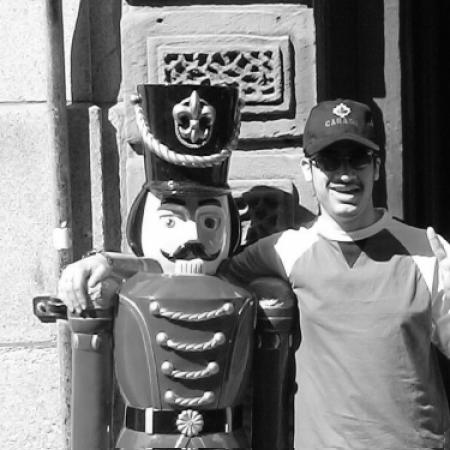
#> input picture Multimedia/hw3/2.tif, 450 x 450 px
$ jupyter execute 9626903_MahdiHeidari_HW3.ipynb
#> lines starting #> are read from the running program, lines starting #| are printed output that depends on the picture; long printed decimals are rounded
### import necessary libraries

* cv2 ( [pypi.org](https://pypi.org/project/opencv-python) )
```
pip install opencv-python
```

* matplotlib ( [pypi.org](https://pypi.org/project/matplotlib), [matplotlib.org](https://matplotlib.org/stable/users/installing.html) )
```
pip install matplotlib
```

* PIL ( [pypi.org](https://pypi.org/project/Pillow), [pillow.readthedocs.io](https://pillow.readthedocs.io/en/stable/installation.html) )
```
pip install Pillow
```

* numpy ( [pypi.org](https://pypi.org/project/numpy), [numpy.org](https://numpy.org/install) )
```
pip install numpy
```

* skimage ( [pypi.org](https://pypi.org/project/scikit-image), [scikit-image.org](https://scikit-image.org/docs/dev/install.html) )
```
pip install -U scikit-image
```

* scipy ( [pypi.org](https://pypi.org/project/scipy), [scipy.org](https://scipy.org/install) )
```
pip install scipy
```
---
### Install all packages
```bash
python -m pip install -U --user numpy scipy matplotlib ipython jupyter pandas sympy nose opencv-python Pillow scikit-image
```

[cell 1]
import cv2

import matplotlib.image as mpimg
import matplotlib.pyplot as plt

from PIL import Image

import numpy as np

from skimage.io import imshow, imread
from skimage.color import rgb2gray
from skimage import img_as_ubyte, img_as_float
from skimage.exposure import histogram, cumulative_distribution
from skimage.metrics import mean_squared_error as sk_mse
from skimage.metrics import peak_signal_noise_ratio as sk_psnr

#import scipy
from scipy.fftpack import fft, dct, ifft, idct
import itertools
from math import log10, sqrt

### function for show image

[cell 2]
def ShowImage(img, title="no title", subplot=111):
    if type(subplot)!=tuple :
        plt.subplot(subplot)
    else :
        plt.subplot(*subplot)
    plt.imshow( img, cmap='gray', vmin=0, vmax=255 )
    plt.title( title, fontweight ="bold")

### read image in 2D array

[cell 3]
image = cv2.imread('2.tif', cv2.IMREAD_GRAYSCALE)
#> image is the input picture: shape (450, 450); min 0, max 255, mean 126.4

[cell 4]
image.shape
#> Out = (450, 450)

[cell 5]
plt.figure(figsize=[10, 10])
ShowImage(image, "Orginal")

## Q1

<div align='right' dir="rtl" style='font-family:"B Nazanin"; font-size:20px; line-height: 200%;'><p>

تابع hist_cdf از تکلیف قبلی برای محاسبه و نمایش pdf و cdf
اگر آرگومان returned برابر True باشد، cdf بازگردانده میشود
</p></div>

[cell 6]
def hist_cdf(img, returned=False):
#> called with returned = False
    hist_array, bin_array = np.histogram(img.flatten(), 256, [0, 256])
#> hist_array = 256 values, max 1975 at index 15, min 1 at index 1, mean 791; bin_array = 257 values from 0 to 256

    cdf = hist_array.cumsum() / img.size
#> cdf = 256 values from 3.95e-05 to 1

    if returned :
        return cdf

    plt.figure(figsize=[15, 5])

    plt.subplot(121)
    plt.xlim(min(bin_array), max(bin_array))
    plt.grid(axis='y', alpha=0.75)
    plt.xlabel('intensity levels', fontsize=20)
    plt.ylabel('frequency', fontsize=20)
    plt.title('PDF', fontsize=25)
    plt.hist(img.flatten(), 256, [0, 256], color='blue')
    #plt.bar(bin_array[:-1], hist_array, width=0.5, color='blue')

    plt.subplot(122)
    plt.xlim(min(bin_array), max(bin_array))
    plt.grid(axis='y', alpha=0.75)
    plt.xlabel('intensity levels', fontsize=20)
    plt.ylabel('cumulative probabilities', fontsize=20)
    plt.title('CDF', fontsize=25)
    plt.plot( cdf , color='red')
    #plt.bar(bin_array[:-1], cdf, width=0.5, color='red')

    plt.show()
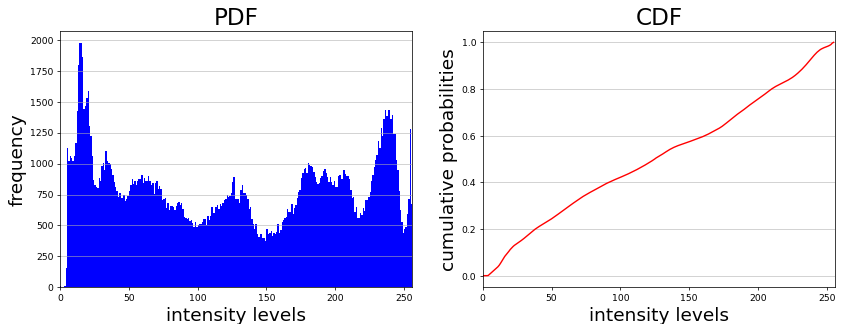
#> figure drawn by matplotlib, 2 panels; panel 1: tallest bar 1975 high, from x = 15 to 16; panel 2: curve peaks at x = 255, y = 1

<div align='right' dir="rtl" style='font-family:"B Nazanin"; font-size:20px; line-height: 200%;'><p>

تابع hist_median ابتدا بررسی میکند n بین 2 و 6 باشد
سپس cdf تصویر مدنظر را حساب میکند
سپس میانه هارا محاسبه میکند و ایندکس آنها را در متغیر medians میریزد
طبق خواسته سوال باید مقدار میانگین دو بازه مجاور جایگزین شود، پس مقدار 0 و 255 را به ابتدا و انتهای لیست اضافه میکنیم و در متغییر tmp ذخیره میکنیم

سپس یک آرایه ب سایز 256 میسازیم که یک map ساده انجام میدهد و میگوییم به ازای هر مقدار، چه مقداری را جایگرین کند، برای اینکار به طول سایز اختلاف دو میانه، میانگینشان را تکرار میکنیم

اگر پارامتر returned مقدار True داشته باشد، cdf تصویر رسم میشود
</p></div>

[cell 7]
def hist_median(image, n=2, returned=False, show=True):
#> called with n = 2, returned = True, show = True
    assert 2<=n<=6, 'n should between 2 and 6'

    cdf = hist_cdf(image, True)
#> cdf = 256 values from 3.95e-05 to 1

    medians = [ np.where( cdf>=((1/2**n)*i) )[0][0]  for i in range(1, 2**n) ]
#> medians = [52, 125, 199]
    tmp = [0, *medians, 255 ]
#> tmp = [0, 52, 125, 199, 255]

    print(medians)
#| [52, 125, 199]

    vals  = [ (i+j)//2 for i,j in zip(tmp, tmp[1:]) ]
#> vals = [26, 88, 162, 227]
    count = [ (j-i)    for i,j in zip(tmp, tmp[1:]) ]
#> count = [52, 73, 74, 56]
    count[0] += 1

    medianFunction = np.array(  list( itertools.chain( *[ [j]*i for i, j in zip(count, vals)] ) ) ,
         dtype=np.uint8)
#> medianFunction = 256 values from 26 to 227

    medianedImg = medianFunction[image]
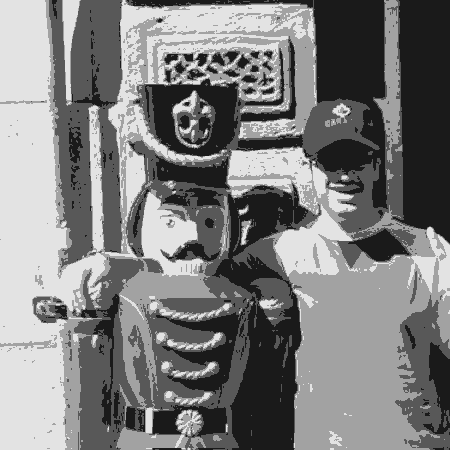
#> medianedImg: shape (450, 450); min 26, max 227, mean 125.5

    if show:
        hist_cdf( medianedImg )
#> call 3 of hist_cdf, with returned = False
#> in hist_cdf (call 3), `hist_array, bin_array = np.histogram(img.flatten(), 256, [0, 256])`: hist_array = 256 values, max 51085 at index 162, min 0 at index 0, mean 791
#> in hist_cdf (call 3), `cdf = hist_array.cumsum() / img.size`: cdf = 256 values from 0 to 1
#> in hist_cdf (call 3), `plt.show()`:
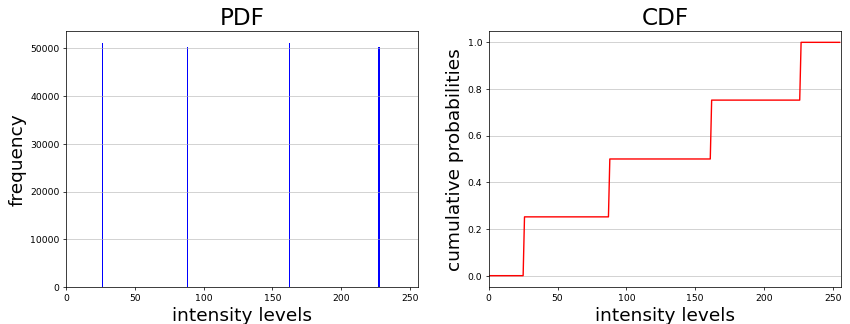
#> figure drawn by matplotlib, 2 panels; panel 1: tallest bar 51085 high, from x = 162 to 163; panel 2: curve peaks at x = 227, y = 1

    if returned:
        return medianedImg

[cell 8]
hist_cdf(image)

[cell 9]
medianedImg = hist_median(image, 2, True)

[cell 10]
simpleQuantizationImg = (image//64)*64
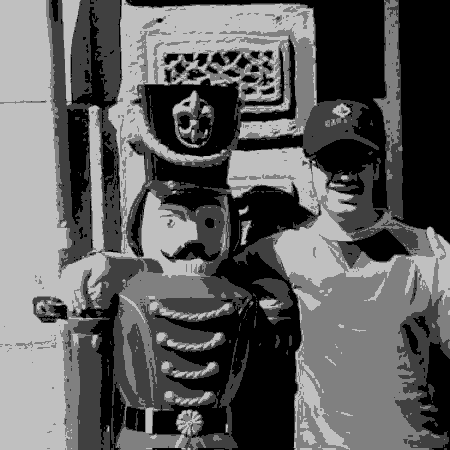
#> simpleQuantizationImg: shape (450, 450); min 0, max 192, mean 94.4

<div align='right' dir="rtl" style='font-family:"B Nazanin"; font-size:20px; line-height: 200%;'><p>

همانطور که مشاهده میشود simpleQuantizationImg تیره تر است نسبت به کوانتزیناسیون به روش میانه و منطقی نیز هست (برای مثال اعداد بین 0 تا 63 مقدار 0 اتخاذ میکنند)
</p></div>

[cell 11]
plt.figure(figsize=[25, 25])
ShowImage(medianedImg, "medianedImg", 121)
ShowImage(simpleQuantizationImg, "simpleQuantizationImg", 122)

## Q2

### Useful links
+ https://inst.eecs.berkeley.edu/~ee123/sp16/Sections/JPEG_DCT_Demo.html

### Define 2D DCT and IDCT

[cell 12]
# implement 2D DCT
def dct2(block):
    return dct(dct( block.T, norm = 'ortho').T, norm = 'ortho')
    return dct(dct( block, axis=0, norm='ortho' ), axis=1, norm='ortho' )

# implement 2D IDCT
def idct2(block):
    return idct(idct( block.T, norm = 'ortho').T, norm = 'ortho')
    return idct(idct( block, axis=0 , norm='ortho'), axis=1 , norm='ortho')

<div align='right' dir="rtl" style='font-family:"B Nazanin"; font-size:20px; line-height: 200%;'><p>

تابعی جهت تغییر سایز تصویر

</p></div>

[cell 13]
def imresize(Input_image, dim , interpolation=cv2.INTER_LINEAR):
    return cv2.resize(Input_image, dim[::-1] , interpolation=interpolation)

<div align='right' dir="rtl" style='font-family:"B Nazanin"; font-size:20px; line-height: 200%;'><p>

تابعی جهت محاسبه PSNR
</p></div>

[cell 14]
def my_PSNR(original, compressed):
    mse = np.mean((original - compressed) ** 2)
    if(mse == 0):  # MSE is zero means no noise is present in the signal .
                  # Therefore PSNR have no importance.
        return 100
    max_pixel = 255.0
    psnr = 20 * log10(max_pixel / sqrt(mse))
    return psnr

<div align='right' dir="rtl" style='font-family:"B Nazanin"; font-size:20px; line-height: 200%;'><p>

تابع HW3_dct
پارامتر I تصویر مورد نظر
پارامتر K سایز بلوک های dct
پارامتر t مقدار ترشهولد ما(ضرایب با مقدار کمتر، صفر میشوند)
---
ابتدا بررسی میشود پارامتر K مقدار بین 4 تا 32 داشته باشد
سپس درصورت نیاز padding صورت میگیرد
در ادامه با ایتریشن های K*K روی ماتریس dct2 را اعمال میکنیم
و ضرایب کوچکتر از ترشهولد را برابر صفر قرار میدهیم

در ادامه عملیات معکوس را انجام داده و تصویر را از حالت فشرده خارج میکنیم با استفاده از تابع idct2 و ایتریشن روی بلوک های K*K

سپس تصویر اصلی و تصویر بعد از عملیات مدنظر نمایش داده میشود
در ادامه PSNR دو تصویر محاسبه و نمایش داده میشود
در انتها هم اختلاف دو تصویر نمایش داده میشود

</p></div>

[cell 15]
def HW3_dct(I, K, t):
#> called with K = 8, t = 24
    assert 4<=K<=32, 'K should between 4 and 32'

    Height, Width = I.shape
#> Height = 450; Width = 450

    Xpad = K-Height%K if Height%K else 0
#> Xpad = 6
    Ypad = K-Width%K if Width%K else 0
#> Ypad = 6
    new_shape = (Height+Xpad, Width+Ypad)
#> new_shape = (456, 456)

    J = imresize(I, new_shape, cv2.INTER_CUBIC ) if (Xpad+Ypad) else I
#> in imresize, `return cv2.resize(Input_image, dim[::-1] , interpolation=interpolation)`:
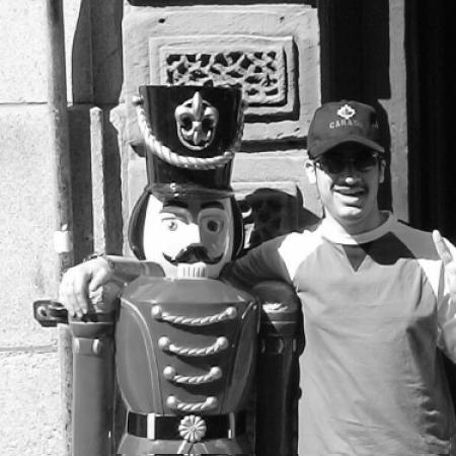
#> returned value: shape (456, 456); min 0, max 255, mean 126.4

    # Perform a blockwise DCT
    img_dct = np.zeros(new_shape)

    # Do KxK DCT on image (in-place)
    for i in range(0, Height+Xpad, K):
        for j in range(0, Width+Ypad, K):
            img_dct[i:(i+K),j:(j+K)] = dct2( J[i:(i+K),j:(j+K)] )
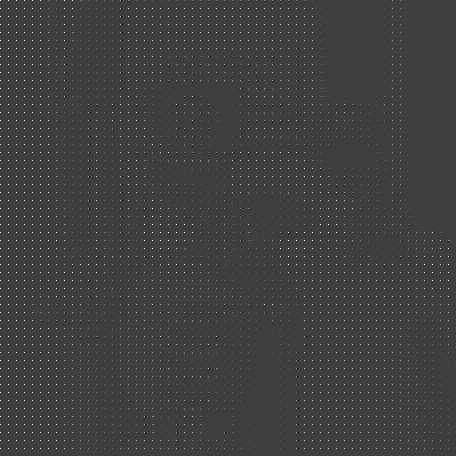
#> img_dct: shape (456, 456) float64; min -672, max 2034.3, mean 15.8; drawn with min black and max white

    # Apply threshholding                     t = 0.012*np.max(img_dct)
    img_dct_thresh = img_dct * ( np.abs(img_dct) > t)

    percent_nonzeros = np.sum( img_dct_thresh != 0.0 ) / (new_shape[0]*new_shape[1]*1.0)
#> percent_nonzeros = 0.0827
    print(f"Keeping only {percent_nonzeros*100.0} of the DCT coefficients")
#| Keeping only 8.266 of the DCT coefficients

    ########################################################

    img_idct = np.zeros(new_shape)

    for i in range(0, Height+Xpad, K):
        for j in range(0, Width+Ypad, K):
            img_idct[i:(i+K),j:(j+K)] = idct2( img_dct_thresh[i:(i+K),j:(j+K)] )
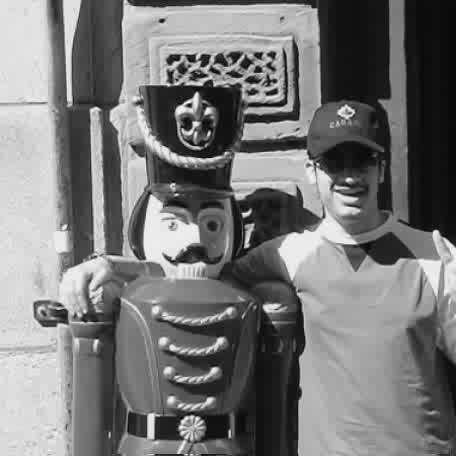
#> img_idct: shape (456, 456) float64; min -6.33, max 275.1, mean 126.4; drawn with min black and max white

    # Comparison between original and DCT compressed images
    plt.figure(figsize=[25, 25])
    ShowImage(J, "Orginal image", 121)
    ShowImage(img_idct, "DCT compressed image", 122)

    #print(f"PSNR = { cv2.PSNR(J, img_idct) }")
    #print(f"PSNR = { sk_psnr(J, img_idct) }")
    print(f"PSNR = { my_PSNR(J, img_idct) }")
#> in my_PSNR, `mse = np.mean((original - compressed) ** 2)`: mse = 27.45
#> in my_PSNR, `psnr = 20 * log10(max_pixel / sqrt(mse))`: psnr = 33.75
#| PSNR = 33.746


    img_diff = np.abs(J-img_idct)
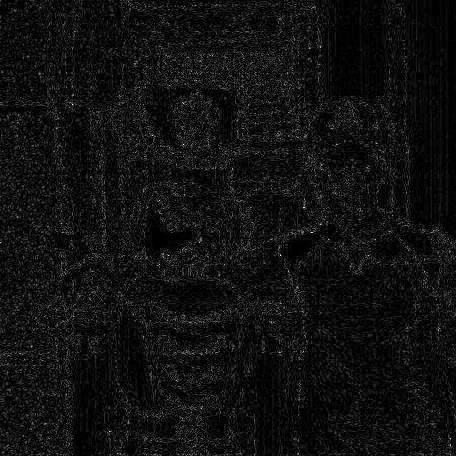
#> img_diff: shape (456, 456) float64; min 8.88e-16, max 55.19, mean 3.8; drawn with min black and max white

    plt.figure(figsize=[25, 25])
    plt.imshow( img_diff, cmap='gray', vmax=np.max(img_diff), vmin = np.min(img_diff))
    plt.title( "image diffrence")

[cell 16]
HW3_dct(image, 8, 24)

$ run again, with Multimedia/hw3/1.tif copied over Multimedia/hw3/2.tif
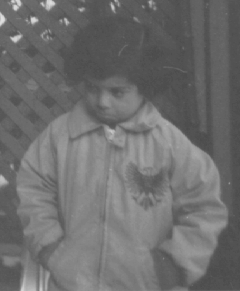
#> input picture Multimedia/hw3/1.tif, 240 x 291 px
#> image is the input picture: shape (291, 240); min 74, max 224, mean 110.3
#> hist_array = 256 values, max 3628 at index 82, min 0 at index 0, mean 272.8; bin_array = 257 values from 0 to 256
#> in hist_cdf, `cdf = hist_array.cumsum() / img.size`: cdf = 256 values from 0 to 1
#> medians = [89, 105, 131]
#> tmp = [0, 89, 105, 131, 255]
#| [89, 105, 131]
#> vals = [44, 97, 118, 193]
#> count = [89, 16, 26, 124]
#> medianFunction = 256 values from 44 to 193
#> after the loop in HW3_dct, `for i in range(0, Height+Xpad, K):`:
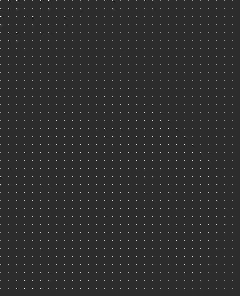
#> img_dct: shape (296, 240) float64; min -302.4, max 1419.8, mean 13.8; drawn with min black and max white
#> percent_nonzeros = 0.0339
#| Keeping only 3.390 of the DCT coefficients
#> mse = 12.37
#> psnr = 37.21
#| PSNR = 37.208
#> in HW3_dct, `img_diff = np.abs(J-img_idct)`:
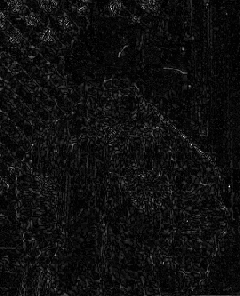
#> img_diff: shape (296, 240) float64; min 1.42e-14, max 42.56, mean 2.6; drawn with min black and max white
